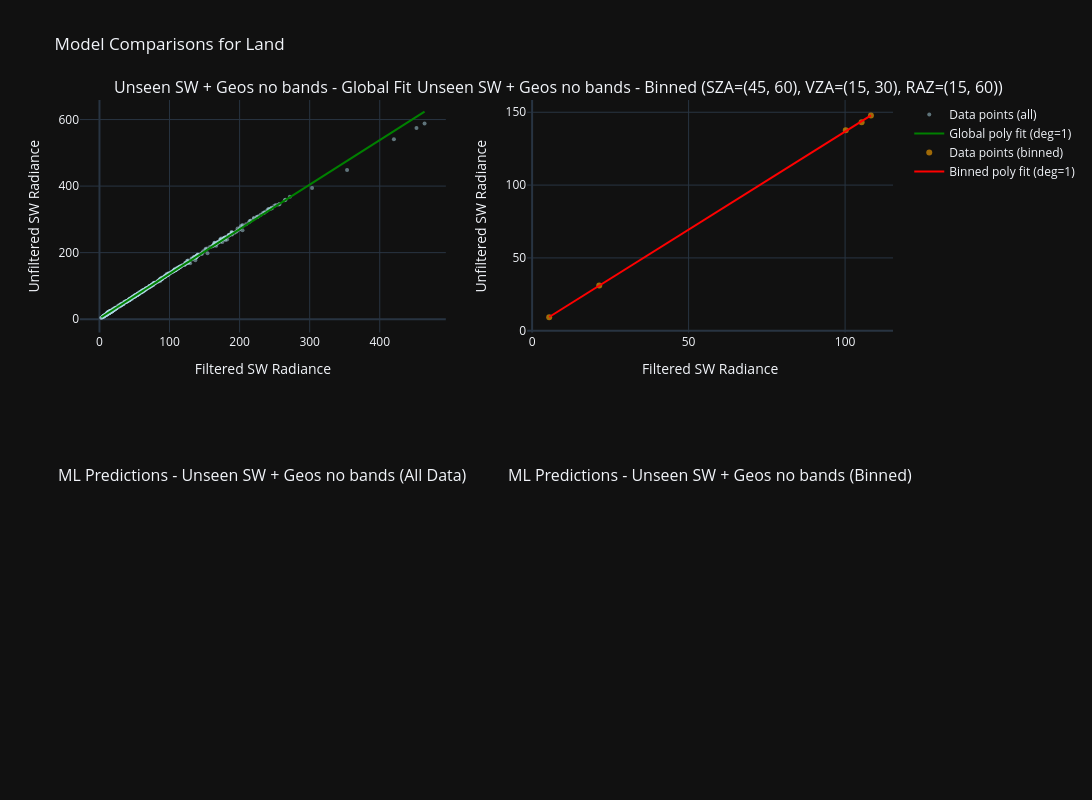

Notebook source saved alongside this figure:
### Code cell
compare_global_vs_bin_fit_interactive(
    test_sw_geos_no_bands_ds,
    scene="Land",
    sza_range=(45,60),
    vza_range=(15,30),
    raz_range=(15,60),
    degree=1,
    ml_model=sw_with_geos["Final_Model"],
    name="Unseen SW + Geos no bands",
    ml_features=['Shortwave Filtered Rads (Integrated)', 'SZA', 'VZA', 'RAZ'],
    is_sw=True
)

### Figure 1 — Plotly figure (JSON) as saved in the notebook; plotly's stock layout.template omitted (floating-point values rounded to 4 significant figures; data arrays with more than 128 entries replaced by an {"elided": "..."} marker saying what was removed)
{"data": [{"hovertemplate": "Filtered: %{x:.2f}<br>Unfiltered: %{y:.2f}", "marker": {"color": "lightblue", "opacity": 0.5, "size": 4}, "mode": "markers", "name": "Data points (all)", "showlegend": true, "x": {"elided": "635 float values"}, "y": {"elided": "635 float values"}, "type": "scatter", "xaxis": "x", "yaxis": "y"}, {"line": {"color": "green", "width": 2}, "mode": "lines", "name": "Global poly fit (deg=1)", "showlegend": true, "x": {"elided": "635 float values"}, "y": {"elided": "635 float values"}, "type": "scatter", "xaxis": "x", "yaxis": "y"}, {"hovertemplate": "Filtered: %{x:.2f}<br>Unfiltered: %{y:.2f}", "marker": {"color": "orange", "opacity": 0.6, "size": 6}, "mode": "markers", "name": "Data points (binned)", "showlegend": true, "x": [108.3, 100.2, 105.3, 5.459, 21.45], "y": [147.9, 137.7, 143.2, 9.344, 31.02], "type": "scatter", "xaxis": "x2", "yaxis": "y2"}, {"line": {"color": "red", "width": 2}, "mode": "lines", "name": "Binned poly fit (deg=1)", "showlegend": true, "x": [5.459, 21.45, 100.2, 105.3, 108.3], "y": [9.431, 30.96, 137.0, 143.8, 147.9], "type": "scatter", "xaxis": "x2", "yaxis": "y2"}], "layout": {"xaxis": {"anchor": "y", "domain": [0.0, 0.45], "title": {"text": "Filtered SW Radiance"}}, "yaxis": {"anchor": "x", "domain": [0.625, 1.0], "title": {"text": "Unfiltered SW Radiance"}}, "xaxis2": {"anchor": "y2", "domain": [0.55, 1.0], "title": {"text": "Filtered SW Radiance"}}, "yaxis2": {"anchor": "x2", "domain": [0.625, 1.0], "title": {"text": "Unfiltered SW Radiance"}}, "xaxis3": {"anchor": "y3", "domain": [0.0, 0.45], "title": {"text": "True Unfiltered SW Radiance"}}, "yaxis3": {"anchor": "x3", "domain": [0.0, 0.375], "title": {"text": "Predicted Unfiltered SW Radiance"}}, "xaxis4": {"anchor": "y4", "domain": [0.55, 1.0], "title": {"text": "True Unfiltered SW Radiance"}}, "yaxis4": {"anchor": "x4", "domain": [0.0, 0.375], "title": {"text": "Predicted Unfiltered SW Radiance"}}, "annotations": [{"font": {"size": 16}, "showarrow": false, "text": "Unseen SW + Geos no bands - Global Fit", "x": 0.225, "xanchor": "center", "xref": "paper", "y": 1.0, "yanchor": "bottom", "yref": "paper"}, {"font": {"size": 16}, "showarrow": false, "text": "Unseen SW + Geos no bands - Binned (SZA=(45, 60), VZA=(15, 30), RAZ=(15, 60))", "x": 0.775, "xanchor": "center", "xref": "paper", "y": 1.0, "yanchor": "bottom", "yref": "paper"}, {"font": {"size": 16}, "showarrow": false, "text": "ML Predictions - Unseen SW + Geos no bands (All Data)", "x": 0.225, "xanchor": "center", "xref": "paper", "y": 0.375, "yanchor": "bottom", "yref": "paper"}, {"font": {"size": 16}, "showarrow": false, "text": "ML Predictions - Unseen SW + Geos no bands (Binned)", "x": 0.775, "xanchor": "center", "xref": "paper", "y": 0.375, "yanchor": "bottom", "yref": "paper"}], "title": {"text": "Model Comparisons for Land"}, "height": 800, "width": 1400, "showlegend": true}}
